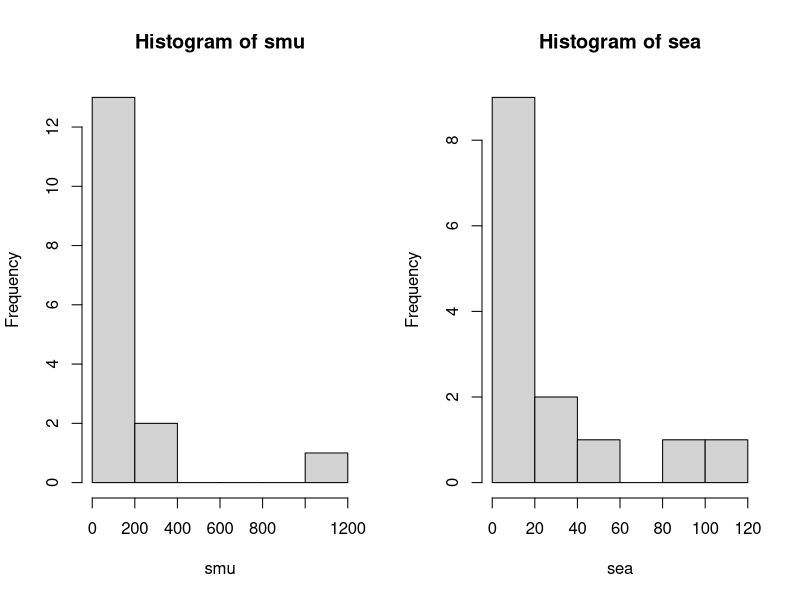

The R script that drew this image: (Note: this script raises an error after producing the figure.)
## ---- chunk 1
# SMU and Seattle University poll results
smu = c(34, 1200, 23, 50, 60, 50, 0, 0, 30, 89, 0, 300, 400, 20, 10, 0)
sea = c(20, 10, 5, 0, 30, 50, 0, 100, 110, 0, 40, 10, 3, 0)

# plot histograms for distribution
par(mfrow = c(1, 2)) # split the plot
hist(smu)
hist(sea)
## ---- chunk 2
cat("\n Summary Statistics for SMU: \n")
summary(smu)

cat("\n Summary Statistics for Seattle University: \n")
summary(sea)
## ---- chunk 3
# create list of college name for our reference 
college_name <- c(rep("smu", length(smu)), rep("sea", length(sea)))

# create binary dummy data to categorize the college_name string
treatment_group <- c(rep(0, length(smu)), rep(1, length(sea)))

# create list of polls results to be stored in one group
result <- c(smu, sea)

# create dataframe
poll <- data.frame(college_name, treatment_group, result)
head(poll)
## ---- chunk 4
# print summary statistics
summary(poll)
## ---- chunk 5
diff_mean <- mean(smu) - mean(sea)
diff_mean
## ---- chunk 6
# set the seed to reproducability
set.seed(567)


# specify the number of permutations requred for the permutation test
nperm <- 10000

# create vector to hold average mean values during permutation test
perm_result <- numeric(0)

for(i in 1:nperm)
{
  scramble <- sample(poll$result,30); # indicate population of participants in poll
  smu_ <- scramble[1:16];             # randomly assign SMU group
  sea_ <- scramble[17:30];            # randomly assign SMU group
  diff <- mean(smu_)-mean(sea_);      # compute difference in sample means
  perm_result[i] <- diff;             # assign differnce in mean to the result vector
  
}
# Source: for loop code used from professors example on permutation
# .. test example for the creativity study
# .. which has been modifided for use of this study

cat("Number of values greater than the observed mean difference: ", sum(abs(perm_result) > diff_mean))
## ---- chunk 7
# create a dataframe for plotting purposes to include a title for mean differend
# ... we'll do this to indicate in the plot legend the value of the mean different test statistic
observed_mean_diff_df <- data.frame(obs_mean="Observed Mean Difference", vals = diff_mean)

# create histogram to visulaize the distribution of the permutation test
library(ggplot2)
perm_plot <- ggplot(data=as.data.frame(perm_result), aes(perm_result)) + 
        geom_histogram(binwidth = 10, fill = barfill, colour = barlines) + 
        xlab("Permutation of the Means") + 
        ylab("Frequency of the Permutation Menas Test") +
        ggtitle("HW1 - Distribution of the Permutation Test between SMU and Seattle University Dollar Amount Means") +
        geom_vline(data = observed_mean_diff_df, aes(xintercept=diff_mean, color = "blue"))

# plot the permutation histogram
perm_plot
## ---- chunk 8
perm_plot_absolute <- ggplot(data=as.data.frame(abs(perm_result)), aes(abs(perm_result))) + 
        geom_histogram(binwidth = 10, fill = barfill, colour = barlines) + 
        xlab("Permutation of the Means") + 
        ylab("Frequency of the Permutation Menas Test") +
        ggtitle("HW1 - Hist 2 of Distribution of the Permutation (Absolute Values)") +
        geom_vline(data = observed_mean_diff_df, aes(xintercept=diff_mean, color = "blue"))

# plot the permutation histogram (absolute)
perm_plot_absolute
## ---- chunk 9
pvalue <- sum(abs(perm_result) > diff_mean) / nperm
cat("the pvalue from this permutation test is: ", pvalue)
